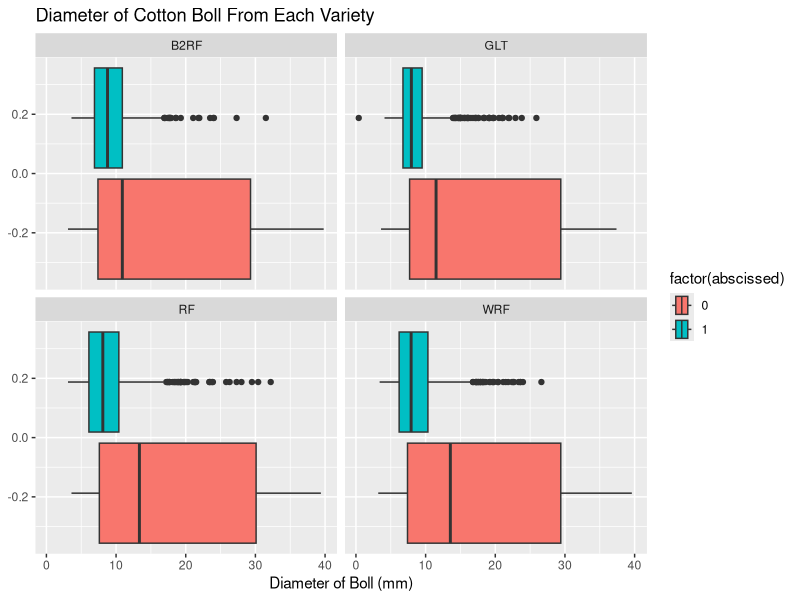
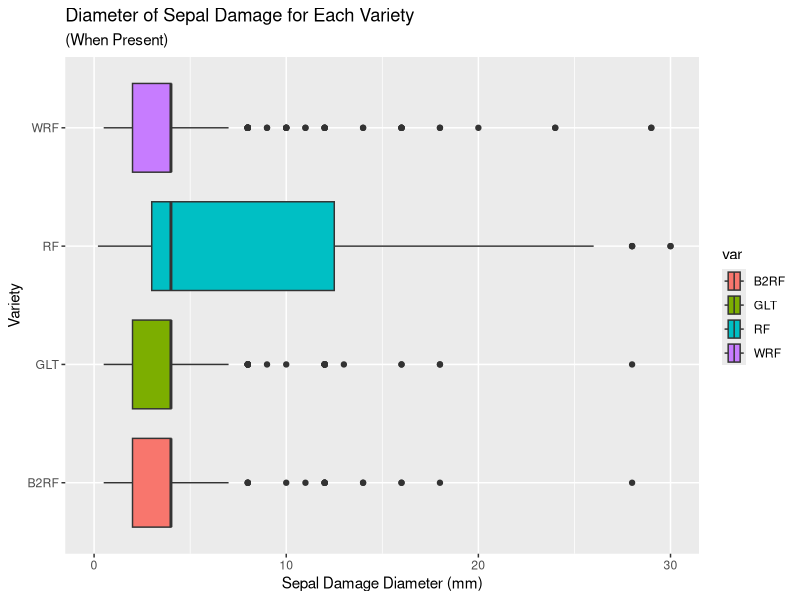
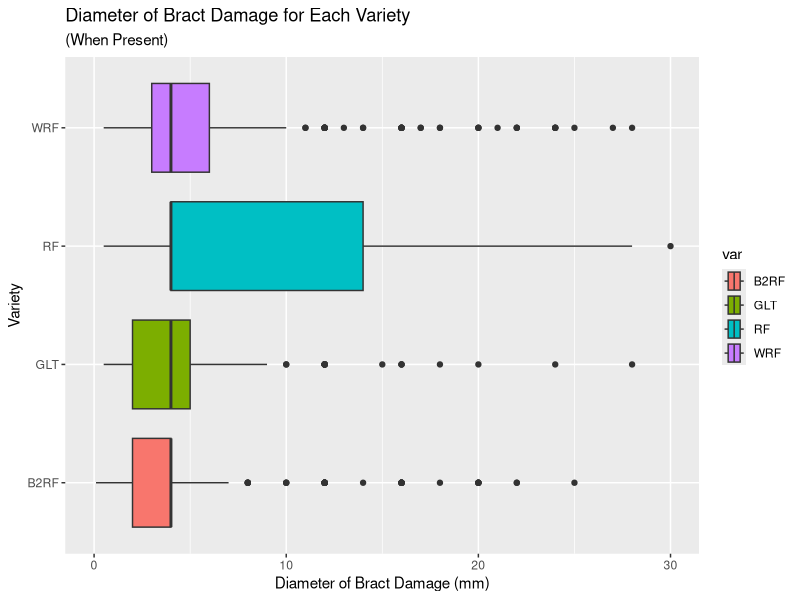
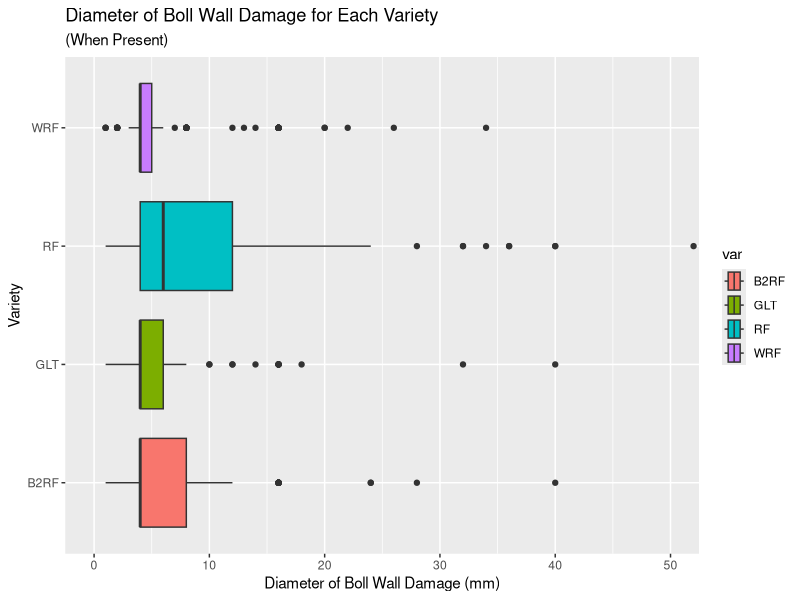
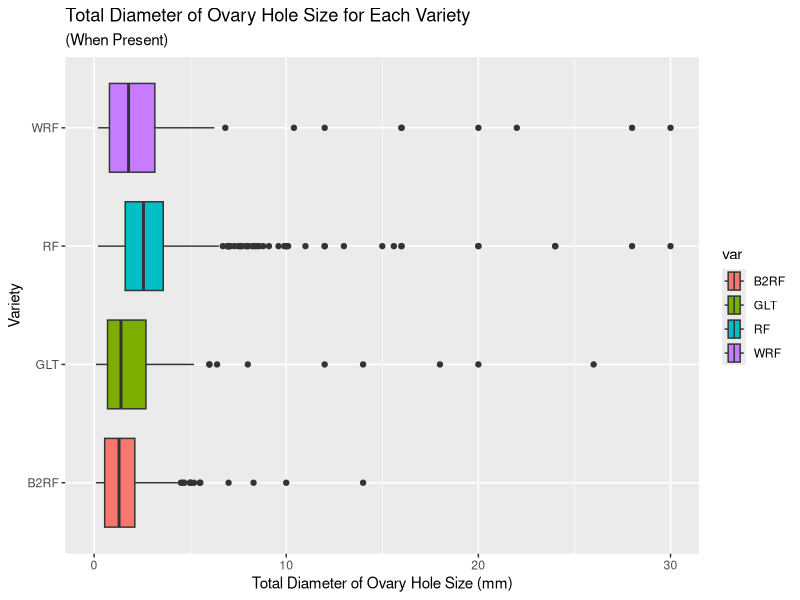

These charts were generated, in order, by the following R code:
## ---- chunk 1
library(tidyverse)
## ---- chunk 2
cleandata <- read.csv("../Data/cleandata.csv", header = TRUE)
head(cleandata)
## ---- chunk 3
#split data into test and train sets
set.seed(1829)
split <- sample(x = nrow(cleandata),size = nrow(cleandata)*.75)
train <- cleandata[split, ]
test <- cleandata[-split, ]

#report number of obs in each
paste0("The train data has ", nrow(train), " observations.")
paste0("The test data has ", nrow(test), " observations.")
## ---- chunk 4
train %>% filter(diameter < 50 & diameter > 0) %>%
  ggplot(aes(diameter, fill = factor(abscissed))) +
  geom_boxplot() +
  facet_wrap(~var) + 
  labs(title = "Diameter of Cotton Boll From Each Variety",
       x = "Diameter of Boll (mm)")
## ---- chunk 5
train %>% filter(diameter < 50 & sepal > 0) %>%
  ggplot(aes(sepal, var, fill = var)) +
  coord_cartesian(xlim = c(0, 30)) +
  geom_boxplot() + 
  labs(title = "Diameter of Sepal Damage for Each Variety",
       subtitle = "(When Present)",
       x = "Sepal Damage Diameter (mm)",
       y = "Variety")
## ---- chunk 6
train %>% filter(diameter < 50 & bract > 0) %>%
  ggplot(aes(bract, var, fill = var)) +
  coord_cartesian(xlim = c(0, 30)) +
  geom_boxplot() + 
  labs(title = "Diameter of Bract Damage for Each Variety",
       subtitle = "(When Present)",
       x = "Diameter of Bract Damage (mm)",
       y = "Variety")
## ---- chunk 7
train %>% filter(diameter < 50 & bollWall > 0) %>%
  ggplot(aes(bollWall, var, fill = var)) +
  coord_cartesian(xlim = c(0, 50)) +
  geom_boxplot() + 
  labs(title = "Diameter of Boll Wall Damage for Each Variety",
       subtitle = "(When Present)",
       x = "Diameter of Boll Wall Damage (mm)",
       y = "Variety")
## ---- chunk 8
train %>% filter(diameter < 50 & ovaryHolesSum > 0) %>%
  ggplot(aes(ovaryHolesSum, var, fill = var)) +
  coord_cartesian(xlim = c(0, 30)) +
  geom_boxplot() + 
  labs(title = "Total Diameter of Ovary Hole Size for Each Variety",
       subtitle = "(When Present)",
       x = "Total Diameter of Ovary Hole Size (mm)",
       y = "Variety")
